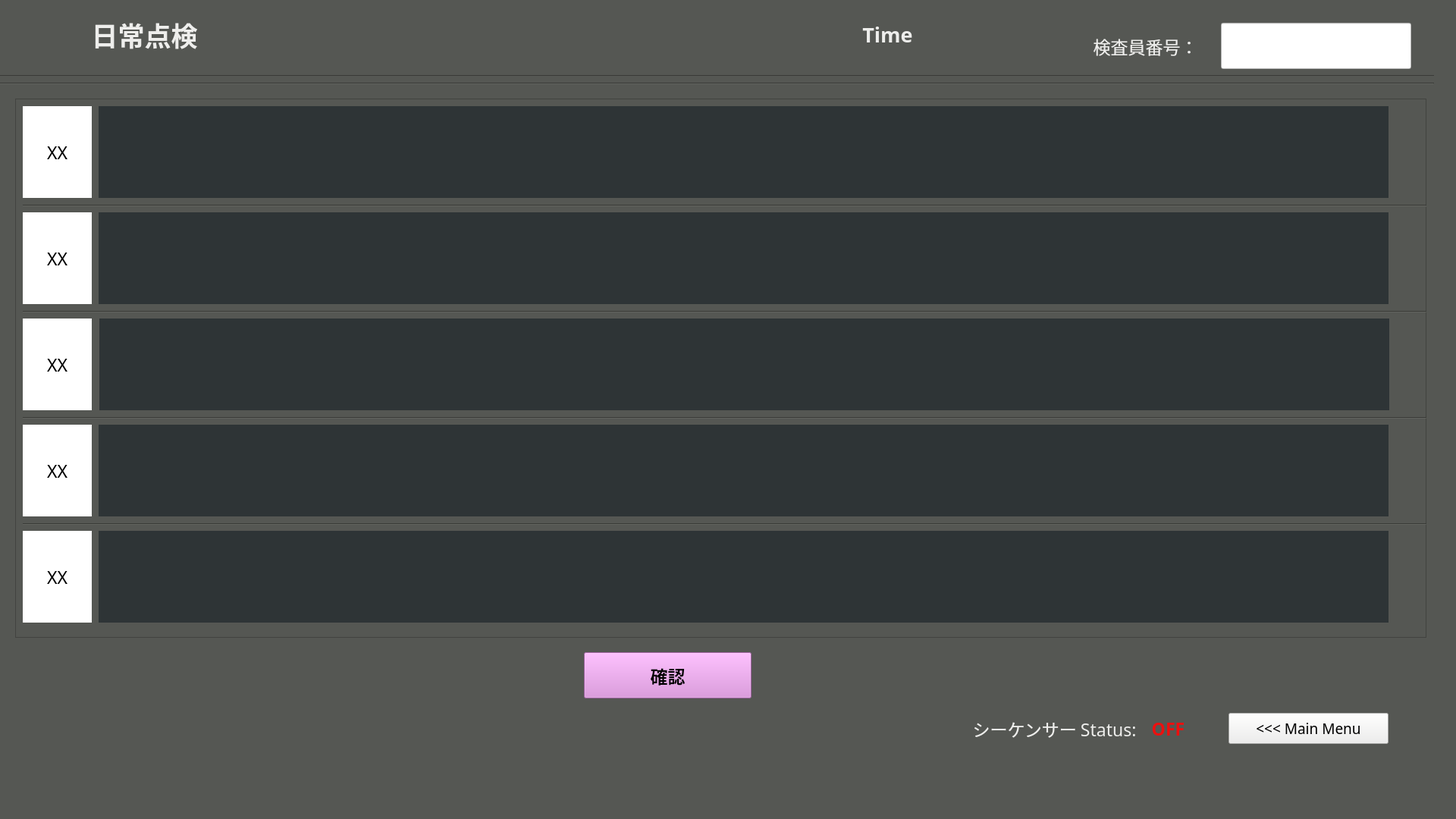
<?xml version="1.0" encoding="UTF-8"?>
<ui version="4.0">
 <class>partWindow</class>
 <widget class="QMainWindow" name="partWindow">
  <property name="enabled">
   <bool>true</bool>
  </property>
  <property name="geometry">
   <rect>
    <x>0</x>
    <y>0</y>
    <width>1920</width>
    <height>1080</height>
   </rect>
  </property>
  <property name="windowTitle">
   <string>MainWindow</string>
  </property>
  <property name="styleSheet">
   <string notr="true">background-color: rgb(85, 87, 83);</string>
  </property>
  <widget class="QWidget" name="J30JLH">
   <property name="enabled">
    <bool>true</bool>
   </property>
   <widget class="Line" name="line_1">
    <property name="geometry">
     <rect>
      <x>-10</x>
      <y>90</y>
      <width>1901</width>
      <height>20</height>
     </rect>
    </property>
    <property name="orientation">
     <enum>Qt::Horizontal</enum>
    </property>
   </widget>
   <widget class="Line" name="line_2">
    <property name="geometry">
     <rect>
      <x>-10</x>
      <y>100</y>
      <width>1901</width>
      <height>20</height>
     </rect>
    </property>
    <property name="orientation">
     <enum>Qt::Horizontal</enum>
    </property>
   </widget>
   <widget class="QFrame" name="frame">
    <property name="geometry">
     <rect>
      <x>20</x>
      <y>130</y>
      <width>1861</width>
      <height>711</height>
     </rect>
    </property>
    <property name="frameShape">
     <enum>QFrame::StyledPanel</enum>
    </property>
    <property name="frameShadow">
     <enum>QFrame::Raised</enum>
    </property>
    <widget class="QLabel" name="FramePart1">
     <property name="geometry">
      <rect>
       <x>110</x>
       <y>10</y>
       <width>1701</width>
       <height>121</height>
      </rect>
     </property>
     <property name="styleSheet">
      <string notr="true">background-color: rgb(46, 52, 54);</string>
     </property>
     <property name="text">
      <string/>
     </property>
     <property name="alignment">
      <set>Qt::AlignCenter</set>
     </property>
    </widget>
    <widget class="QLabel" name="FramePart2">
     <property name="geometry">
      <rect>
       <x>110</x>
       <y>150</y>
       <width>1701</width>
       <height>121</height>
      </rect>
     </property>
     <property name="styleSheet">
      <string notr="true">background-color: rgb(46, 52, 54);</string>
     </property>
     <property name="text">
      <string/>
     </property>
     <property name="alignment">
      <set>Qt::AlignCenter</set>
     </property>
    </widget>
    <widget class="QLabel" name="FramePart3">
     <property name="geometry">
      <rect>
       <x>111</x>
       <y>290</y>
       <width>1701</width>
       <height>121</height>
      </rect>
     </property>
     <property name="styleSheet">
      <string notr="true">background-color: rgb(46, 52, 54);</string>
     </property>
     <property name="text">
      <string/>
     </property>
     <property name="alignment">
      <set>Qt::AlignCenter</set>
     </property>
    </widget>
    <widget class="QLabel" name="FramePart4">
     <property name="geometry">
      <rect>
       <x>110</x>
       <y>430</y>
       <width>1701</width>
       <height>121</height>
      </rect>
     </property>
     <property name="styleSheet">
      <string notr="true">background-color: rgb(46, 52, 54);</string>
     </property>
     <property name="text">
      <string/>
     </property>
     <property name="alignment">
      <set>Qt::AlignCenter</set>
     </property>
    </widget>
    <widget class="QLabel" name="FramePart5">
     <property name="geometry">
      <rect>
       <x>110</x>
       <y>570</y>
       <width>1701</width>
       <height>121</height>
      </rect>
     </property>
     <property name="styleSheet">
      <string notr="true">background-color: rgb(46, 52, 54);</string>
     </property>
     <property name="text">
      <string/>
     </property>
     <property name="alignment">
      <set>Qt::AlignCenter</set>
     </property>
    </widget>
    <widget class="Line" name="line_5">
     <property name="geometry">
      <rect>
       <x>10</x>
       <y>560</y>
       <width>1851</width>
       <height>2</height>
      </rect>
     </property>
     <property name="orientation">
      <enum>Qt::Horizontal</enum>
     </property>
    </widget>
    <widget class="Line" name="line_4">
     <property name="geometry">
      <rect>
       <x>10</x>
       <y>420</y>
       <width>1851</width>
       <height>2</height>
      </rect>
     </property>
     <property name="orientation">
      <enum>Qt::Horizontal</enum>
     </property>
    </widget>
    <widget class="Line" name="line_3">
     <property name="geometry">
      <rect>
       <x>10</x>
       <y>280</y>
       <width>1851</width>
       <height>2</height>
      </rect>
     </property>
     <property name="orientation">
      <enum>Qt::Horizontal</enum>
     </property>
    </widget>
    <widget class="Line" name="line_6">
     <property name="geometry">
      <rect>
       <x>10</x>
       <y>140</y>
       <width>1851</width>
       <height>3</height>
      </rect>
     </property>
     <property name="orientation">
      <enum>Qt::Horizontal</enum>
     </property>
    </widget>
    <widget class="QLabel" name="StatusP1">
     <property name="geometry">
      <rect>
       <x>10</x>
       <y>10</y>
       <width>91</width>
       <height>121</height>
      </rect>
     </property>
     <property name="font">
      <font>
       <family>Ubuntu Mono</family>
       <pointsize>17</pointsize>
       <weight>50</weight>
       <bold>false</bold>
       <underline>false</underline>
      </font>
     </property>
     <property name="styleSheet">
      <string notr="true">background-color: rgb(255, 255, 255);</string>
     </property>
     <property name="text">
      <string>XX</string>
     </property>
     <property name="alignment">
      <set>Qt::AlignCenter</set>
     </property>
    </widget>
    <widget class="QLabel" name="StatusP2">
     <property name="geometry">
      <rect>
       <x>10</x>
       <y>150</y>
       <width>91</width>
       <height>121</height>
      </rect>
     </property>
     <property name="font">
      <font>
       <family>Ubuntu Mono</family>
       <pointsize>17</pointsize>
       <weight>50</weight>
       <bold>false</bold>
       <underline>false</underline>
      </font>
     </property>
     <property name="styleSheet">
      <string notr="true">background-color: rgb(255, 255, 255);</string>
     </property>
     <property name="text">
      <string>XX</string>
     </property>
     <property name="alignment">
      <set>Qt::AlignCenter</set>
     </property>
    </widget>
    <widget class="QLabel" name="StatusP3">
     <property name="geometry">
      <rect>
       <x>10</x>
       <y>290</y>
       <width>91</width>
       <height>121</height>
      </rect>
     </property>
     <property name="font">
      <font>
       <family>Ubuntu Mono</family>
       <pointsize>17</pointsize>
       <weight>50</weight>
       <bold>false</bold>
       <underline>false</underline>
      </font>
     </property>
     <property name="styleSheet">
      <string notr="true">background-color: rgb(255, 255, 255);</string>
     </property>
     <property name="text">
      <string>XX</string>
     </property>
     <property name="alignment">
      <set>Qt::AlignCenter</set>
     </property>
    </widget>
    <widget class="QLabel" name="StatusP4">
     <property name="geometry">
      <rect>
       <x>10</x>
       <y>430</y>
       <width>91</width>
       <height>121</height>
      </rect>
     </property>
     <property name="font">
      <font>
       <family>Ubuntu Mono</family>
       <pointsize>17</pointsize>
       <weight>50</weight>
       <bold>false</bold>
       <underline>false</underline>
      </font>
     </property>
     <property name="styleSheet">
      <string notr="true">background-color: rgb(255, 255, 255);</string>
     </property>
     <property name="text">
      <string>XX</string>
     </property>
     <property name="alignment">
      <set>Qt::AlignCenter</set>
     </property>
    </widget>
    <widget class="QLabel" name="StatusP5">
     <property name="geometry">
      <rect>
       <x>10</x>
       <y>570</y>
       <width>91</width>
       <height>121</height>
      </rect>
     </property>
     <property name="font">
      <font>
       <family>Ubuntu Mono</family>
       <pointsize>17</pointsize>
       <weight>50</weight>
       <bold>false</bold>
       <underline>false</underline>
      </font>
     </property>
     <property name="styleSheet">
      <string notr="true">background-color: rgb(255, 255, 255);</string>
     </property>
     <property name="text">
      <string>XX</string>
     </property>
     <property name="alignment">
      <set>Qt::AlignCenter</set>
     </property>
    </widget>
   </widget>
   <widget class="QPushButton" name="mainmenubutton">
    <property name="geometry">
     <rect>
      <x>1620</x>
      <y>940</y>
      <width>211</width>
      <height>41</height>
     </rect>
    </property>
    <property name="font">
     <font>
      <family>Ubuntu Mono</family>
      <pointsize>14</pointsize>
     </font>
    </property>
    <property name="styleSheet">
     <string notr="true">background-color: rgb(238, 238, 236);</string>
    </property>
    <property name="text">
     <string>&lt;&lt;&lt; Main Menu</string>
    </property>
   </widget>
   <widget class="QPushButton" name="InspectButton">
    <property name="geometry">
     <rect>
      <x>770</x>
      <y>860</y>
      <width>221</width>
      <height>61</height>
     </rect>
    </property>
    <property name="font">
     <font>
      <family>Ubuntu Mono</family>
      <pointsize>17</pointsize>
      <weight>75</weight>
      <italic>false</italic>
      <bold>true</bold>
      <stylestrategy>PreferAntialias</stylestrategy>
     </font>
    </property>
    <property name="autoFillBackground">
     <bool>false</bool>
    </property>
    <property name="styleSheet">
     <string notr="true">background-color: rgb(220, 138, 221);</string>
    </property>
    <property name="text">
     <string>確認</string>
    </property>
    <property name="checkable">
     <bool>false</bool>
    </property>
   </widget>
   <widget class="QLabel" name="label_6">
    <property name="geometry">
     <rect>
      <x>30</x>
      <y>1085</y>
      <width>141</width>
      <height>41</height>
     </rect>
    </property>
    <property name="font">
     <font>
      <family>Ubuntu Mono</family>
      <pointsize>13</pointsize>
      <weight>50</weight>
      <bold>false</bold>
      <underline>false</underline>
     </font>
    </property>
    <property name="styleSheet">
     <string notr="true">color: rgb(238, 238, 236);</string>
    </property>
    <property name="text">
     <string>完成品：
OK Parts:</string>
    </property>
    <property name="alignment">
     <set>Qt::AlignBottom|Qt::AlignHCenter</set>
    </property>
   </widget>
   <widget class="QLabel" name="label_7">
    <property name="geometry">
     <rect>
      <x>30</x>
      <y>1135</y>
      <width>141</width>
      <height>41</height>
     </rect>
    </property>
    <property name="font">
     <font>
      <family>Ubuntu Mono</family>
      <pointsize>13</pointsize>
      <weight>50</weight>
      <bold>false</bold>
      <underline>false</underline>
     </font>
    </property>
    <property name="styleSheet">
     <string notr="true">color: rgb(238, 238, 236);</string>
    </property>
    <property name="text">
     <string>不良品：
NG Parts:</string>
    </property>
    <property name="alignment">
     <set>Qt::AlignBottom|Qt::AlignHCenter</set>
    </property>
   </widget>
   <widget class="QLineEdit" name="kensain_name">
    <property name="geometry">
     <rect>
      <x>1610</x>
      <y>30</y>
      <width>251</width>
      <height>61</height>
     </rect>
    </property>
    <property name="styleSheet">
     <string notr="true">background-color: rgb(255, 255, 255);</string>
    </property>
    <property name="text">
     <string/>
    </property>
    <property name="alignment">
     <set>Qt::AlignCenter</set>
    </property>
   </widget>
   <widget class="QLabel" name="label_8">
    <property name="geometry">
     <rect>
      <x>1420</x>
      <y>30</y>
      <width>181</width>
      <height>61</height>
     </rect>
    </property>
    <property name="font">
     <font>
      <family>Ubuntu Mono</family>
      <pointsize>17</pointsize>
      <weight>50</weight>
      <bold>false</bold>
      <underline>false</underline>
     </font>
    </property>
    <property name="styleSheet">
     <string notr="true">color: rgb(238, 238, 236);</string>
    </property>
    <property name="text">
     <string>検査員番号：</string>
    </property>
    <property name="alignment">
     <set>Qt::AlignCenter</set>
    </property>
   </widget>
   <widget class="QLabel" name="timeLabel">
    <property name="geometry">
     <rect>
      <x>1010</x>
      <y>20</y>
      <width>321</width>
      <height>51</height>
     </rect>
    </property>
    <property name="font">
     <font>
      <family>Ubuntu Mono</family>
      <pointsize>20</pointsize>
      <weight>75</weight>
      <bold>true</bold>
     </font>
    </property>
    <property name="styleSheet">
     <string notr="true">color: rgb(238, 238, 236);</string>
    </property>
    <property name="text">
     <string>Time</string>
    </property>
    <property name="alignment">
     <set>Qt::AlignCenter</set>
    </property>
   </widget>
   <widget class="QLabel" name="label_9">
    <property name="geometry">
     <rect>
      <x>640</x>
      <y>1095</y>
      <width>81</width>
      <height>61</height>
     </rect>
    </property>
    <property name="font">
     <font>
      <family>Ubuntu Mono</family>
      <pointsize>11</pointsize>
      <weight>50</weight>
      <bold>false</bold>
      <underline>false</underline>
     </font>
    </property>
    <property name="styleSheet">
     <string notr="true">color: rgb(246, 245, 244);
background-color: rgb(38, 162, 105);</string>
    </property>
    <property name="text">
     <string>本日合計</string>
    </property>
    <property name="alignment">
     <set>Qt::AlignCenter</set>
    </property>
   </widget>
   <widget class="QLabel" name="partlabel_2">
    <property name="geometry">
     <rect>
      <x>30</x>
      <y>10</y>
      <width>321</width>
      <height>71</height>
     </rect>
    </property>
    <property name="font">
     <font>
      <family>Ubuntu Mono</family>
      <pointsize>26</pointsize>
      <weight>75</weight>
      <bold>true</bold>
     </font>
    </property>
    <property name="styleSheet">
     <string notr="true">color: rgb(238, 238, 236);</string>
    </property>
    <property name="text">
     <string>日常点検</string>
    </property>
    <property name="alignment">
     <set>Qt::AlignCenter</set>
    </property>
   </widget>
   <widget class="QLabel" name="label_5">
    <property name="geometry">
     <rect>
      <x>1280</x>
      <y>940</y>
      <width>221</width>
      <height>41</height>
     </rect>
    </property>
    <property name="font">
     <font>
      <family>Ubuntu Mono</family>
      <pointsize>17</pointsize>
      <weight>50</weight>
      <bold>false</bold>
      <underline>false</underline>
     </font>
    </property>
    <property name="styleSheet">
     <string notr="true">color: rgb(238, 238, 236);</string>
    </property>
    <property name="text">
     <string>シーケンサー Status:</string>
    </property>
    <property name="alignment">
     <set>Qt::AlignCenter</set>
    </property>
   </widget>
   <widget class="QLabel" name="status_PLC">
    <property name="geometry">
     <rect>
      <x>1510</x>
      <y>940</y>
      <width>61</width>
      <height>41</height>
     </rect>
    </property>
    <property name="font">
     <font>
      <family>Ubuntu Mono</family>
      <pointsize>17</pointsize>
      <weight>75</weight>
      <bold>true</bold>
      <underline>false</underline>
     </font>
    </property>
    <property name="styleSheet">
     <string notr="true">color: rgb(238, 15, 15);</string>
    </property>
    <property name="text">
     <string>OFF</string>
    </property>
    <property name="alignment">
     <set>Qt::AlignCenter</set>
    </property>
   </widget>
  </widget>
  <widget class="QMenuBar" name="menubar">
   <property name="geometry">
    <rect>
     <x>0</x>
     <y>0</y>
     <width>1920</width>
     <height>22</height>
    </rect>
   </property>
  </widget>
  <widget class="QStatusBar" name="statusbar"/>
 </widget>
 <resources/>
 <connections/>
</ui>
